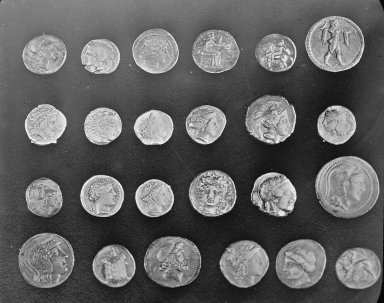
#> input picture skimage.data.coins(), 384 x 303 px
$ jupyter execute edge-corner.ipynb
#> lines starting #> are read from the running program, lines starting #| are printed output that depends on the picture
<center> <h1>Edge Detection and Corner Detection </h1> </center>

## Edge Detection with Canny

- Edge detection, görüntüyü farklı nesnelere karşılık gelen alanlara bölmek istediğimizde yaygın olarak kullanılır.
- Bir görüntüyü kenarlarından temsil etmenin avantajı, veri miktarının şekiller gibi görüntü bilgisinin çoğunu koruyarak önemli ölçüde azaltılmasıdır.
- Filters kısmında sobel ile edge detection yapmıştık. Şimdi daha yaygın olarak görüntü işlemede standart olan Canny edge detection yöntemini inceleyeceğiz.
- Canny, Sobel algoritmasına kıyasla daha yüksek doğrulukta kenarları tespit eder ve daha az sürede çalışır.

[cell 1]
# Kenarları bulunucak resmi yükleyelim
from skimage import data
image = data.coins() # 2D görüntü
#> image is the input picture: shape (303, 384); min 1, max 252, mean 96.9

import matplotlib.pyplot as plt
plt.imshow(image, cmap='gray'), plt.axis('off'), plt.title('Original 2D Image')

[cell 2]
# Kenarları bulmak için Canny kenar algılayıcıyı kullanalım
from skimage.feature import canny

# Canny kenar algılayıcıyı uygulayalım
canny_edges = canny(image)
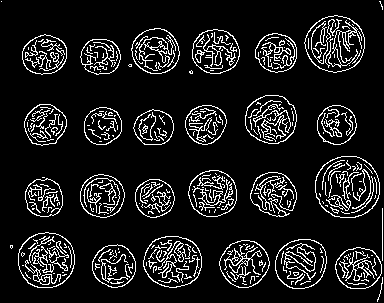
#> canny_edges: shape (303, 384) bool; 11% white in thin lines or dots

plt.imshow(canny_edges, cmap='gray'), plt.axis('off'), plt.title('Canny Edges')

### Gauss with Canny
- Görüntüdeki gürültüyü gereksiz detayları gidermek için gaus filtresi uygulayalım
- sigma ne kadar düşükse gauss değeri o kadar azdır daha çok detay gösterir

[cell 3]
canny_edges_05 = canny(image, sigma=0.5)
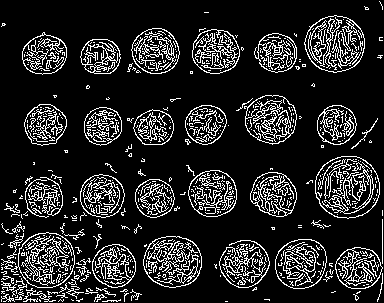
#> canny_edges_05: shape (303, 384) bool; 15% white in thin lines or dots
canny_edges_2 = canny(image, sigma=2)
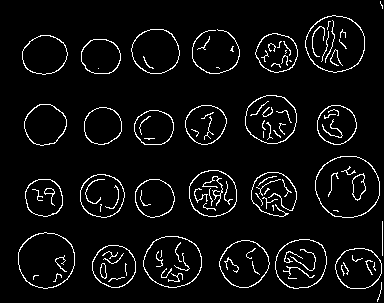
#> canny_edges_2: shape (303, 384) bool; 5.4% white in thin lines or dots

f, (x1, x2, x3) = plt.subplots(1, 3, figsize=(15, 5))
x1.imshow(canny_edges, cmap='gray'), x1.axis('off'), x1.set_title('Canny Edges Default (sigma = 1)')
x2.imshow(canny_edges_05, cmap='gray'), x2.axis('off'), x2.set_title('Canny Edges, sigma=0.5')
x3.imshow(canny_edges_2, cmap='gray'), x3.axis('off'), x3.set_title('Canny Edges, sigma=2')
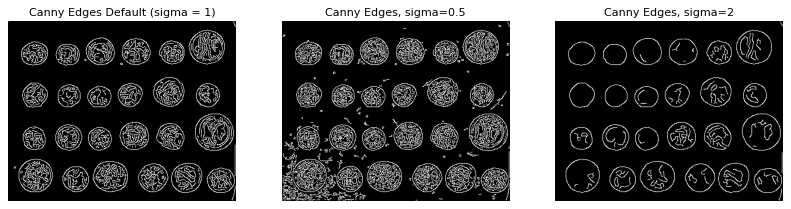
#> figure drawn by matplotlib, 3 panels

## Corner Detection
- Köşe algılama, belirli türdeki özellikleri çıkarmak ve bir görüntünün içeriğini çıkarmak için kullanılan bir yaklaşımdır
- Görüntü kaydında hareket algılamada, panaroma birleştirmede, 3D modelleme ve nesne tanımada kullanılır
- Köşe, iki kenarın kesişimi olarak tanımlanabilir, sezgisel olarak konturların bir birleşimi de denilebilir
- Köşeleri point of interest olarak algılayarak nesnelerin farklı açılardan çekilmiş görüntülerini eşleştirebiliriz.

### Harris Corner Detection
- Bilgisarlı görü algoritmalarında yaygın olarak kullanılan bir köşe algılama operatörüdür.

[cell 4]
from skimage import color # 2D görüntüde çalışmak için

image = plt.imread('corner.png') # 3D görüntü
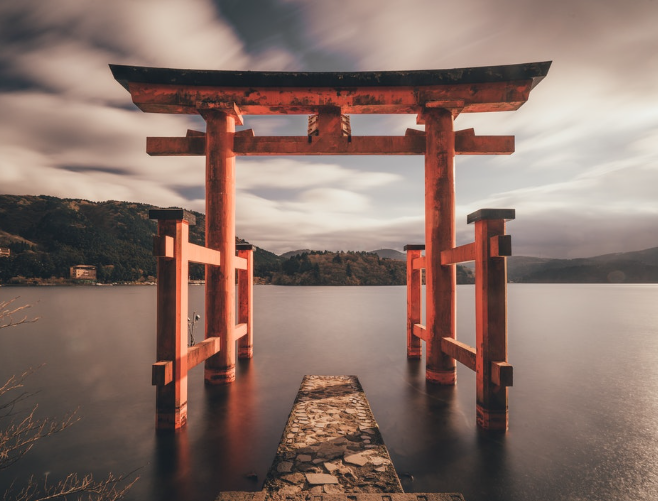
#> input picture scikit-image/10-edge-corner/corner.png, 658 x 501 px
#> image is the input picture: shape (501, 658, 3) float32; mean R, G, B 0.537, 0.448, 0.414
image = color.rgb2gray(image) # 3D görüntüyü 2D görüntüye dönüştür
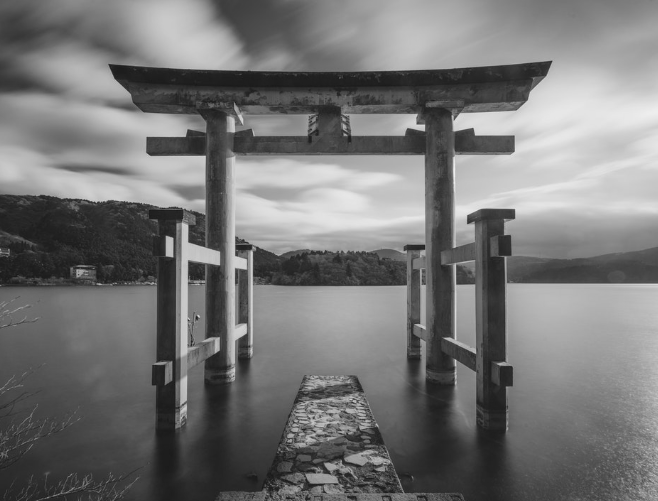
#> image: shape (501, 658) float32; min 0.084, max 0.937, mean 0.464

plt.imshow(image, cmap='gray'), plt.axis('off'), plt.title('Original Image')

[cell 5]
# corner_harris fonksiyonunu kullanarak köşeleri bulalım
from skimage.feature import corner_harris, corner_peaks

# min_distance: iki köşe arasındaki minimum mesafe
# threshold_rel: köşe olma eşiği arttıkça daha az köşe bulunur
coords = corner_peaks(corner_harris(image), min_distance=5, threshold_rel=0.08)
#> coords = 117 pairs, first value 61 to 491, second value 76 to 551
print(f'Tespit Edilen Köşe Sayısı: {len(coords)}')
#| Tespit Edilen Köşe Sayısı: 117

[cell 6]
def show_image_with_corners(image, coords, title="Corners Detected"):
#> called with coords = array of shape (117, 2), title = 'Corners Detected'
    plt.imshow(image,interpolation= "nearest", cmap='gray')
    plt.title(title)
    plt.plot(coords[:, 1], coords[:, 0], '+r', markersize=15)
    plt.axis('off')
    plt.show()
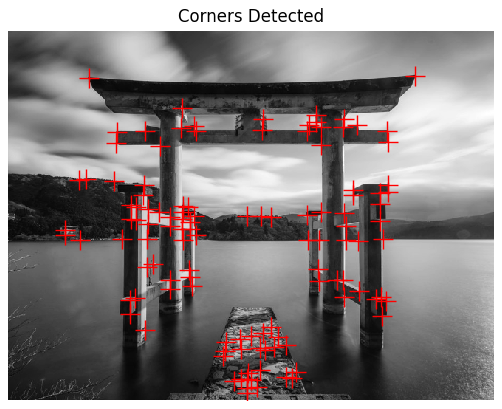
#> figure drawn by matplotlib, 1 panel

show_image_with_corners(image, coords)
